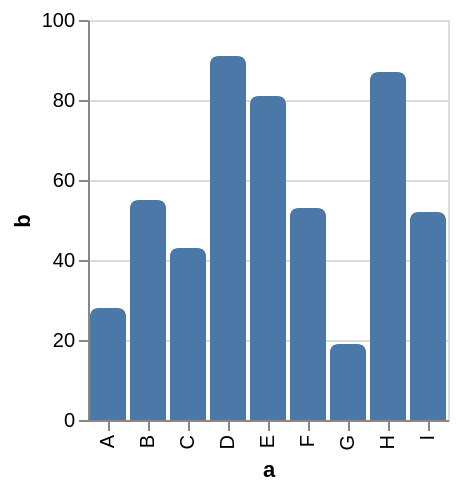

Write the Vega-Lite specification saved for this chart.
### Vega specification from a JSON file in a GitHub repository (floating-point values rounded to 4 significant figures)
{"$schema": "https://vega.github.io/schema/vega/v5.json", "description": "A simple bar chart with rounded corners at the end of the bar.", "background": "white", "padding": 5, "height": 200, "style": "cell", "data": [{"name": "source_0", "values": [{"a": "A", "b": 28}, {"a": "B", "b": 55}, {"a": "C", "b": 43}, {"a": "D", "b": 91}, {"a": "E", "b": 81}, {"a": "F", "b": 53}, {"a": "G", "b": 19}, {"a": "H", "b": 87}, {"a": "I", "b": 52}]}, {"name": "data_0", "source": "source_0", "transform": [{"type": "stack", "groupby": ["a"], "field": "b", "sort": {"field": [], "order": []}, "as": ["b_start", "b_end"], "offset": "zero"}, {"type": "filter", "expr": "isValid(datum[\"b\"]) && isFinite(+datum[\"b\"])"}]}], "signals": [{"name": "x_step", "value": 20}, {"name": "width", "update": "bandspace(domain('x').length, 0.1, 0.05) * x_step"}], "marks": [{"type": "group", "from": {"facet": {"data": "data_0", "name": "stack_group_main", "groupby": ["a"], "aggregate": {"fields": ["b_start", "b_start", "b_end", "b_end"], "ops": ["min", "max", "min", "max"]}}}, "encode": {"update": {"x": {"scale": "x", "field": "a"}, "width": {"signal": "max(0.25, bandwidth('x'))"}, "y": {"signal": "min(scale('y',datum[\"min_b_start\"]),scale('y',datum[\"max_b_start\"]),scale('y',datum[\"min_b_end\"]),scale('y',datum[\"max_b_end\"]))"}, "y2": {"signal": "max(scale('y',datum[\"min_b_start\"]),scale('y',datum[\"max_b_start\"]),scale('y',datum[\"min_b_end\"]),scale('y',datum[\"max_b_end\"]))"}, "clip": {"value": true}, "cornerRadiusTopLeft": {"value": 4}, "cornerRadiusTopRight": {"value": 4}}}, "marks": [{"type": "group", "encode": {"update": {"y": {"field": {"group": "y"}, "mult": -1}, "width": {"field": {"group": "width"}}}}, "marks": [{"name": "marks", "type": "rect", "style": ["bar"], "from": {"data": "stack_group_main"}, "encode": {"update": {"fill": {"value": "#4c78a8"}, "ariaRoleDescription": {"value": "bar"}, "description": {"signal": "\"a: \" + (\"\" + datum[\"a\"]) + \"; b: \" + (!isValid(datum[\"b\"]) || !isFinite(+datum[\"b\"]) ? \"\" + datum[\"b\"] : format(datum[\"b\"], \"\"))"}, "width": {"field": {"group": "width"}}, "y": {"scale": "y", "field": "b_end"}, "y2": {"scale": "y", "field": "b_start"}}}}]}]}], "scales": [{"name": "x", "type": "band", "domain": {"data": "data_0", "field": "a", "sort": true}, "range": {"step": {"signal": "x_step"}}, "paddingInner": 0.1, "paddingOuter": 0.05}, {"name": "y", "type": "linear", "domain": {"data": "data_0", "fields": ["b_start", "b_end"]}, "range": [{"signal": "height"}, 0], "nice": true, "zero": true}], "axes": [{"scale": "y", "orient": "left", "gridScale": "x", "grid": true, "tickCount": {"signal": "ceil(height/40)"}, "domain": false, "labels": false, "aria": false, "maxExtent": 0, "minExtent": 0, "ticks": false, "zindex": 0}, {"scale": "x", "orient": "bottom", "grid": false, "title": "a", "labelAlign": "right", "labelAngle": 270, "labelBaseline": "middle", "zindex": 0}, {"scale": "y", "orient": "left", "grid": false, "title": "b", "labelOverlap": true, "tickCount": {"signal": "ceil(height/40)"}, "zindex": 0}]}
